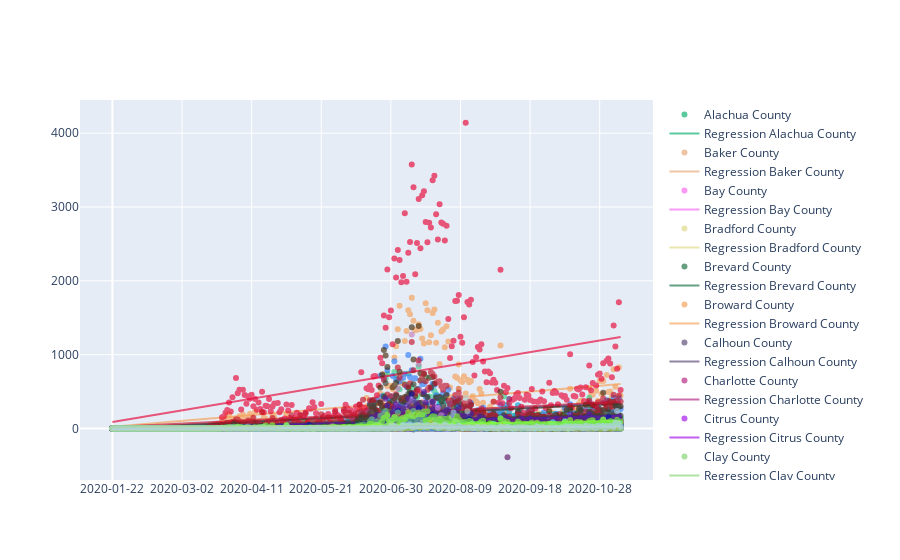

Notebook code for this chart:
### Markdown cell above
Florida's counties

### Code cell
fig = go.Figure()
for i in range(322, florida_cases_with_counties_.keys()[-1]):
    df = florida_cases_with_counties_
    X = df.index.values.reshape(-1, 1)

    model = LinearRegression()
    model.fit(X, df[i])

    x_range = np.linspace(X.min(), X.max(), 100)
    y_range = model.predict(x_range.reshape(-1, 1))

    color1 = list(np.random.choice(range(256), size=3))
    fig.add_trace(
        go.Scatter(
            x=df.index,
            y=df[i],
            opacity=0.65,
            name=florida_cases_with_counties[i][0],
            mode="markers",
            line=dict(width=2, color=f'rgb({color1[0]},{color1[1]},{color1[2]} )'),
        ))
    fig.add_trace(
        go.Scatter(
            x=x_range,
            y=y_range,
            opacity=0.65,
            name='Regression ' + florida_cases_with_counties[i][0],
            line=dict(width=2, color=f'rgb({color1[0]},{color1[1]},{color1[2]} )'),
        ))
# Set custom x-axis labels
fig.update_xaxes(
    tickvals=df.index[0::40],
    ticktext=df['Date'][0::40],
)
fig.show()
